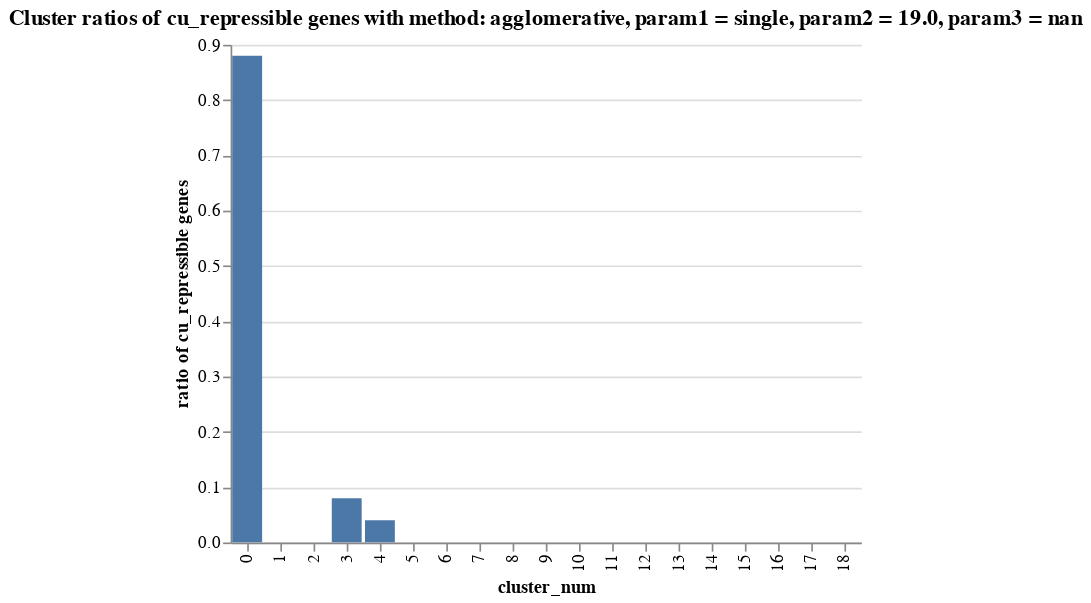

Notebook code cell kept with this figure:
### Code cell
for num, list_labels in enumerate(df_ideal_labels.labels): 
    
    method = df_ideal_labels.iloc[num]["method"]
    param1 = df_ideal_labels.iloc[num]["param1"]
    param2 = df_ideal_labels.iloc[num]["param2"]
    param3 = df_ideal_labels.iloc[num]["param3"]
    
    title_method = str(method) + ", param1 = " + str(param1) + ", param2 = " +str(param2)  + ", param3 = " + str(param3) 
    
    
    method_label = pd.Series(df_ideal_labels.labels[num], index = labels_ordered)
    df_method_label = pd.DataFrame(method_label)
    df_method_label.columns = ['cluster_num']
    df_method_label = df_method_label.sort_values('cluster_num')
    df_method_label = df_method_label.reset_index()
    
    method_cluster_composition = pd.Series(df_method_label.groupby("cluster_num")["locus_tag"].apply(list).to_dict())
    
    for sim_gene in sim_cluster_loci.keys():

        all_sim_genes = build_similar_loci(method_cluster_composition, sim_gene)

        df_counts_all_sim_genes = all_sim_genes[1]
        df_list_all_sim_genes = all_sim_genes[0]

        title = "Cluster ratios of " + sim_gene + " genes with method: " + title_method
        yaxis = 'ratio of ' + sim_gene + " genes"

        g = alt.Chart(df_counts_all_sim_genes).mark_bar().encode(
            x=alt.X('cluster_num:N'),
            y=alt.Y('ratio_of_similar:Q', title= yaxis), #, scale = alt.Scale(type = "symlog")),
            tooltip=['all_loci:Q', 'similar_loci:Q']
            ).configure_view(
            stroke='transparent'
            ).interactive()

        g.title = title

        g.display()
        
        specific_folder = str(sim_gene) + "/"
        save_location = 'plots/other_similar_gene_verification/'+ specific_folder + title.replace(" ", "_") + ".html"
        g.save(save_location, embed_options={'renderer':'svg'})

### Figure 1 — Vega-Lite specification as saved in the notebook (floating-point values rounded to 4 significant figures)
{"config": {"view": {"continuousWidth": 400, "continuousHeight": 300, "stroke": "transparent"}}, "data": {"name": "data-714b0f839c69dafab26f3f9735316c12"}, "mark": "bar", "encoding": {"tooltip": [{"type": "quantitative", "field": "all_loci"}, {"type": "quantitative", "field": "similar_loci"}], "x": {"type": "nominal", "field": "cluster_num"}, "y": {"type": "quantitative", "field": "ratio_of_similar", "title": "ratio of cu_repressible genes"}}, "selection": {"selector001": {"type": "interval", "bind": "scales", "encodings": ["x", "y"]}}, "title": "Cluster ratios of cu_repressible genes with method: agglomerative, param1 = single, param2 = 19.0, param3 = nan", "$schema": "https://vega.github.io/schema/vega-lite/v4.8.1.json", "datasets": {"data-714b0f839c69dafab26f3f9735316c12": [{"cluster_num": 0, "all_loci": 4121, "similar_loci": 22, "ratio_of_similar": 0.88}, {"cluster_num": 1, "all_loci": 66, "similar_loci": 0, "ratio_of_similar": 0.0}, {"cluster_num": 2, "all_loci": 2, "similar_loci": 0, "ratio_of_similar": 0.0}, {"cluster_num": 3, "all_loci": 9, "similar_loci": 2, "ratio_of_similar": 0.08}, {"cluster_num": 4, "all_loci": 1, "similar_loci": 1, "ratio_of_similar": 0.04}, {"cluster_num": 5, "all_loci": 1, "similar_loci": 0, "ratio_of_similar": 0.0}, {"cluster_num": 6, "all_loci": 1, "similar_loci": 0, "ratio_of_similar": 0.0}, {"cluster_num": 7, "all_loci": 1, "similar_loci": 0, "ratio_of_similar": 0.0}, {"cluster_num": 8, "all_loci": 1, "similar_loci": 0, "ratio_of_similar": 0.0}, {"cluster_num": 9, "all_loci": 1, "similar_loci": 0, "ratio_of_similar": 0.0}, {"cluster_num": 10, "all_loci": 1, "similar_loci": 0, "ratio_of_similar": 0.0}, {"cluster_num": 11, "all_loci": 1, "similar_loci": 0, "ratio_of_similar": 0.0}, {"cluster_num": 12, "all_loci": 1, "similar_loci": 0, "ratio_of_similar": 0.0}, {"cluster_num": 13, "all_loci": 1, "similar_loci": 0, "ratio_of_similar": 0.0}, {"cluster_num": 14, "all_loci": 1, "similar_loci": 0, "ratio_of_similar": 0.0}, {"cluster_num": 15, "all_loci": 1, "similar_loci": 0, "ratio_of_similar": 0.0}, {"cluster_num": 16, "all_loci": 1, "similar_loci": 0, "ratio_of_similar": 0.0}, {"cluster_num": 17, "all_loci": 1, "similar_loci": 0, "ratio_of_similar": 0.0}, {"cluster_num": 18, "all_loci": 1, "similar_loci": 0, "ratio_of_similar": 0.0}]}}
